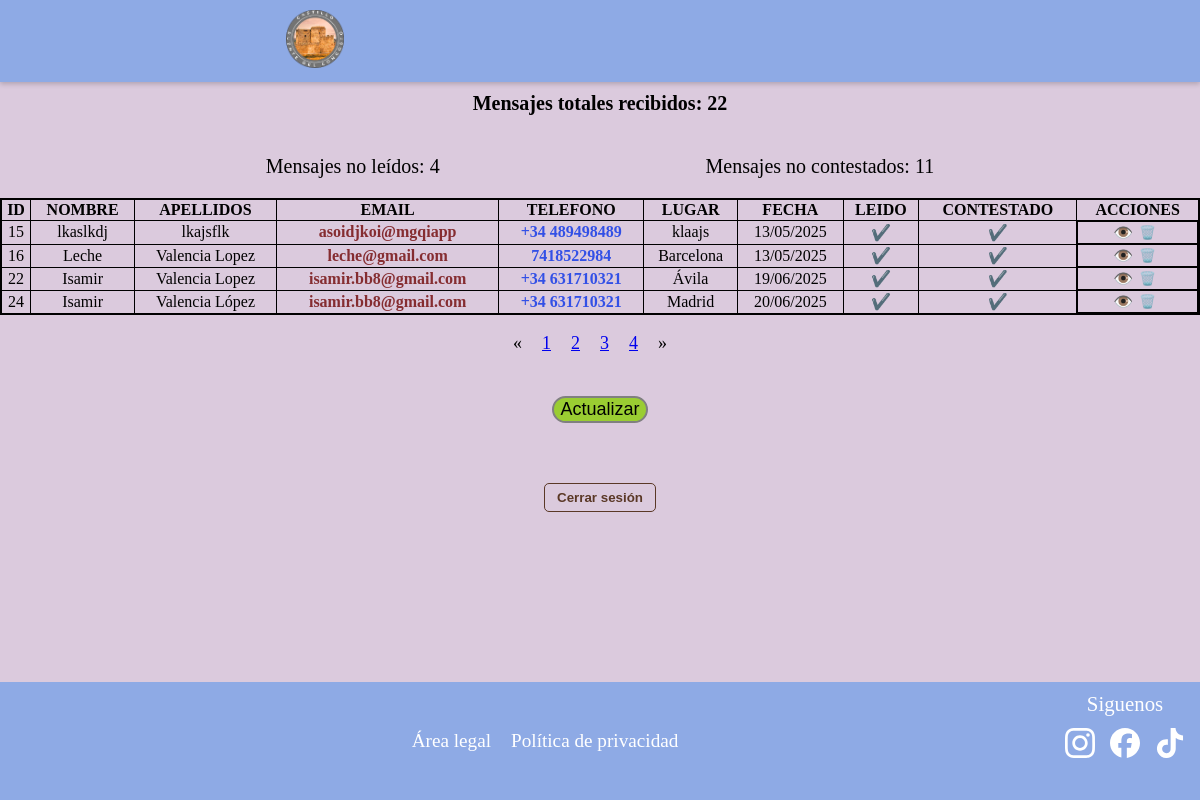
Page /chat/ (signed in) on the committed database.
### appcastillocongosto/models.py (models this page shows, shortened)
class Contacto(models.Model):
    id = models.AutoField(primary_key=True)
    nombre = models.CharField("Nombre", max_length=25)
    apellidos = models.CharField("Apellidos", max_length=100, null=True, blank=True)
    email = models.CharField("Email", max_length=100, null=True, blank=True)
    telefono = models.CharField("Telefono", max_length=9, null=True, blank=True)
    lugar = models.CharField("Lugar", max_length=100, null=True, blank=True)
    fecha = models.DateTimeField("Fecha y Hora", default=timezone.now)
    mensaje = models.TextField("Mensaje")
    leido = models.BooleanField("Leido", default=False)
    contestado = models.BooleanField("Contestado", default=False)
    class Meta:
        verbose_name = "Contacto"
        verbose_name_plural = "Contactos"
        ordering = ['nombre']

### appcastillocongosto/views.py (the view)
# urls.py: path('chat/', views.chat, name='chat'),
@login_required(login_url='login')
def chat(request):
    lista_contactos = Contacto.objects.all().order_by('leido')
    numcontactos = Contacto.objects.count()
    numleidos = Contacto.objects.filter(leido=False).count()
    numcontestados = Contacto.objects.filter(contestado=False).count()
    page = request.GET.get('page')
    paginator = Paginator(lista_contactos, 6)
    if page == None:
        print(" page recibe fuera de get o post NONE ="+ str(page))
        page = paginator.num_pages
        request.session["pagina"] = page
    else:
        print(" page recibe este del nonede geo o post="+ str(page))
        request.session["pagina"] = page
    if request.method == 'GET':
        pagina = request.session["pagina"]
        print(" page recibe en GET=" + str(pagina))
    if request.method == 'POST':
        pagina = request.session["pagina"]
        print(" page recibe en POST= " +str(pagina))
    if "pagina" in request.session:
        page = request.session["pagina"]
        print(" page recibe de sesion=" +str(page))
    try:
        lista_contactos = paginator.get_page(page)
    except PageNotAnInteger:
        lista_contactos = paginator.page(1)
    except EmptyPage:
        lista_contactos = paginator.page(paginator.num_pages)
    if request.method == 'POST':
        return redirect('chat')
    context = {'lista_contactos': lista_contactos, 'numleidos': numleidos, 'numcontestados': numcontestados, 'numcontactos': numcontactos}
    return render(request, 'chat.html', context=context)

### templates/chat.html (shortened to what this page needs)
{% extends "base2.html" %}
{% load static %}
{% block head %}
<link rel="stylesheet" href="{% static 'css/chat.css' %}">
{% endblock %}
{% block content %}
<br><br><br><br>
<div class="chat">
    <div class="num-mensajes">
        <div class="num-mensajes1">
            <p class="num-mensajes-text">Mensajes totales recibidos: {{ numcontactos }}</p>
        </div>
        <div class="num-mensajes2">
            <p class="num-mensajes-text">Mensajes no leídos: {{ numleidos }}</p>
            <p class="num-mensajes-text">Mensajes no contestados: {{ numcontestados }}</p>
        </div>
    </div>
    <div class="tabla-responsive">
        <div class="tabla">
            <table>
                <thead>
                    <th class="th-chat">ID</th>
                    <th class="th-chat">NOMBRE</th>
                    <th class="th-chat">APELLIDOS</th>
                    <th class="th-chat">EMAIL</th>
                    <th class="th-chat">TELEFONO</th>
                    <th class="th-chat">LUGAR</th>
                    <th class="th-chat">FECHA</th>
                    <th class="th-chat">LEIDO</th>
                    <th class="th-chat">CONTESTADO</th>
                    <th class="th-chat">ACCIONES</th>
                </thead>
                <tbody>
                    {% for i in lista_contactos %}
                        <tr>
                            <td> {{ i.id }}</td>
                            <td> {{ i.nombre }}</td>
                            <td> {{ i.apellidos }}</td>
                            <td><a href="https://mail.google.com/mail/?view=cm&to={{ i.email }}" target="_blank" class="email">{{ i.email }}</a></td>
                            <td><a href="{% url 'ver_contacto' id=i.id %}" target="_blank" class="telefono">{% if i.telefono|length > 9 %}{{ i.telefono }}{% else %}+34 {{ i.telefono }}{% endif %}</a></td>
                            <td> {{ i.lugar }}</td>
                            <td> {{ i.fecha|date:"d/m/Y" }}</td>
                            <td> {% if i.leido %}✔️{% else %}❌{% endif %}</td>
                            <td> {% if i.contestado %}✔️{% else %}❌{% endif %}</td>
                            <td class="acciones">
                                <a class="boton-accion" href="{% url 'ver_mensaje' id=i.id %}" title="Ver mensaje">👁️</a>
                                <form method="post" action="{% url 'eliminar_contacto' id=i.id %}">
                                    <button type="submit" class="boton-accion eliminar" title="Eliminar contacto" onclick="return confirm('¿Estás seguro de que quieres eliminar este contacto?');">🗑️</button>
                                </form>
                            </td>
                        </tr>
                    {% endfor %}
                </tbody>
            </table>
        </div>
    </div>
    {% if lista_contactos.has_other_pages %}
        <font size="4">
            <ul class="pagination">
                {% if lista_habilidades.has_previous %}
                    <li><a href="?page={{ lista_contactos.previous_page_numbre }}">&laquo;</a></li>
                {% else %}
                    <li class="disabled"><span>&laquo;</span></li>
                {% endif %}
                {% for i in lista_contactos.paginator.page_range %}
                    {% if reservas.number == i %}
                        <li class="active"><span>{{ i }}<span class="sr-only">(current)</span></span></li>
                    {% else %}
                        <li><a href="?page={{ i }}">{{ i }}</a></li>
                    {% endif %}
                {% endfor %}
                {% if lista_contactos.has_next %}
                    <li><a href="?page={{ lista_contactos.next_page_number }}">&raquo;</a></li>
                {% else %}
                    <li class="disabled"><span>&raquo;</span></li>
                {% endif %}
            </ul>
        </font>
    {% endif %}
    <div class="btn-actualizar">
        <form method="post">
            <input type="submit" value="Actualizar" class="btn-actualizar-text">
        </form>
    </div>
    {% if user.is_authenticated %}
        <form method="post" action="{% url 'logout' %}" style=" text-align: center; margin-top: 5%;">
        <button type="submit" class="boton-cerrar-sesion">Cerrar sesión</button>
    </form>
    {% endif %}
</div>
{% endblock content %}

### static/css/chat.css (style rules this page uses)
body { background: #dbcadd; height: 100vh; margin: 0; padding: 0; }
.tabla-responsive { width: 100%; height: 100%; overflow-x: auto; overflow-y: auto; }
.tabla table { border: 2px solid black; min-width: 860px; width: 100%; border-collapse: collapse; }
.acciones { display: flex; justify-content: center; }
.boton-accion { text-decoration: none; }
.boton-accion.eliminar { background: none; border: none; cursor: pointer; }
.num-mensajes { display: flex; flex-direction: column; align-items: center; justify-content: space-evenly; }
.num-mensajes1 { font-weight: bolder; }
.num-mensajes2 { display: flex; justify-content: space-evenly; width: 100%; }
.num-mensajes-text { font-size: 20px; }
.email { text-decoration: none; color: rgba(112, 6, 6, 0.802); font-weight: bold; }
.telefono { text-decoration: none; color: rgba(8, 49, 233, 0.801); font-weight: bold; }
.btn-actualizar { padding-top: 2%; display: flex; justify-content: center; }
.btn-actualizar-text { background: yellowgreen; border-radius: 20px; border: 2px solid grey; font-size: 18px; cursor: pointer; }
table { margin: 0; border: 1px solid black; border-collapse: collapse; }
th, td { border: 0.5px solid black; padding: 1px; text-align: center; white-space: nowrap; }
.pagination { display: flex; justify-content: center; margin-right: 5%; }
.boton-cerrar-sesion { background: none; border: 1px solid #5a3826; color: #5a3826; padding: 6px 12px; border-radius: 5px; text-decoration: none; font-weight: bold; transition: background 0.3s, color 0.3s; cursor: pointer; }

### static/css/footer.css (style rules this page uses)
ul { list-style: none; display: flex; }
li { padding-inline: 10px; }

### templates/base2.html (style rules this page uses)
html { overflow-y: scroll; }
body { margin: 0; }

### rows in the picture
Contacto: id "15", nombre "lkaslkdj", apellidos "lkajsflk", email "asoidjkoi@mgqiapp", telefono "489498489", lugar "klaajs", fecha "13/05/2025"
Contacto: id "16", nombre "Leche", apellidos "Valencia Lopez", email "leche@gmail.com", telefono "7418522984", lugar "Barcelona", fecha "13/05/2025"
Contacto: id "22", nombre "Isamir", apellidos "Valencia Lopez", email "isamir.bb8@gmail.com", telefono "631710321", lugar "Ávila", fecha "19/06/2025"
Contacto: id "24", nombre "Isamir", apellidos "Valencia López", email "isamir.bb8@gmail.com", telefono "631710321", lugar "Madrid", fecha "20/06/2025"

### other values in the picture
{{ numcontactos }} "22"
{{ numleidos }} "4"
{{ numcontestados }} "11"
{{ i }} "1" "2" "3" "4"
